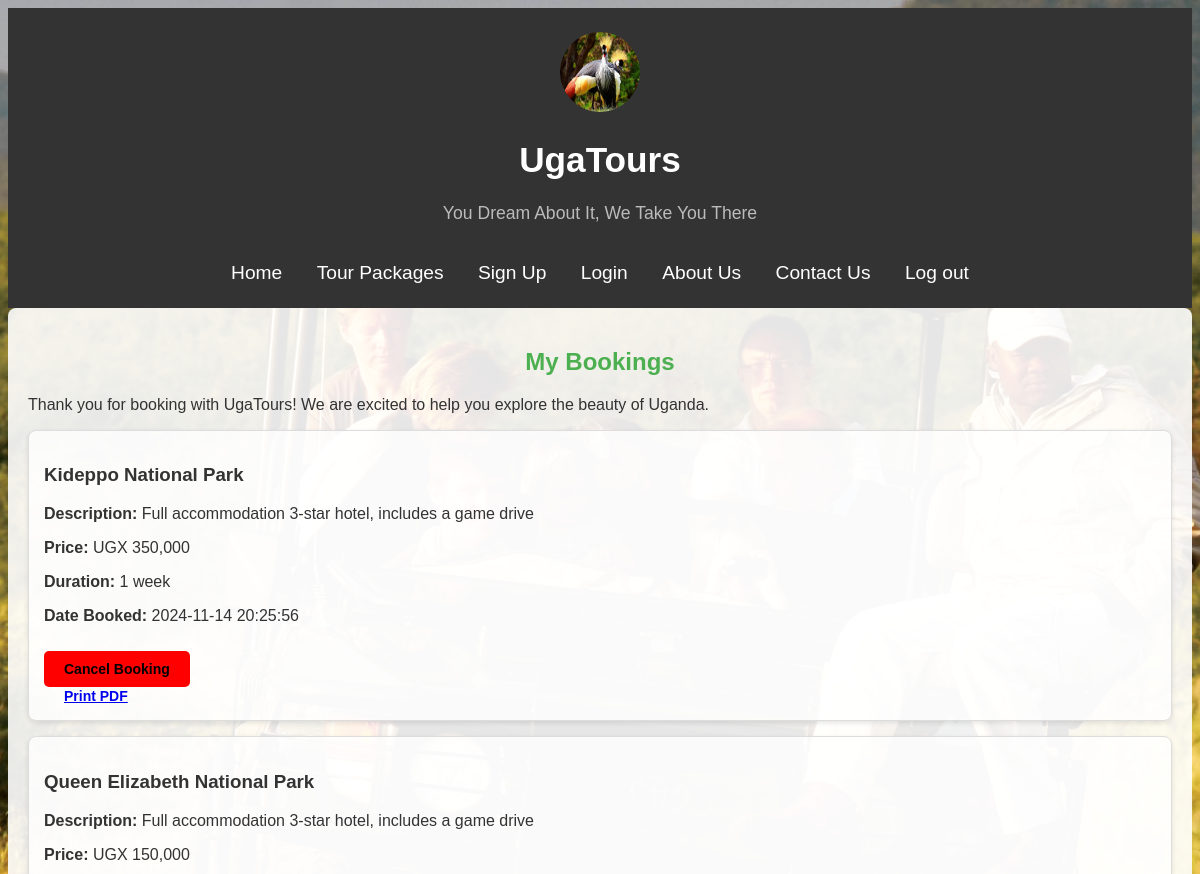
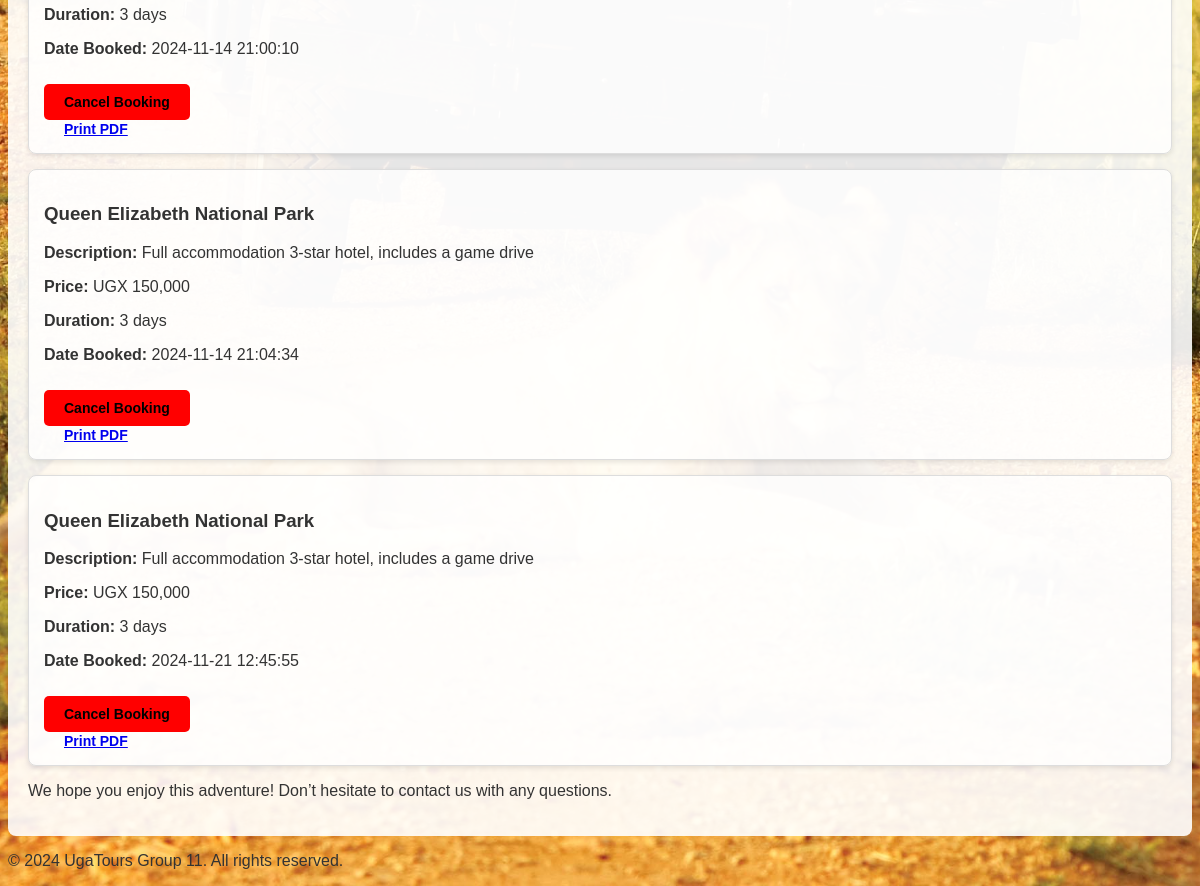
Screenshot of /MyBookings.php (signed in) with the database file from the repository (2 pictures, top to bottom).
### tables this page shows
CREATE TABLE `bookings` (
  `booking_id` int(11) NOT NULL,
  `tour_id` int(11) DEFAULT NULL,
  `user_email` varchar(100) DEFAULT NULL,
  `booking_date` timestamp NOT NULL DEFAULT current_timestamp(),
  `user_id` int(11) DEFAULT NULL
);

CREATE TABLE `tours` (
  `tour_id` int(11) NOT NULL,
  `name` varchar(100) NOT NULL,
  `description` text DEFAULT NULL,
  `price` decimal(10,2) NOT NULL,
  `duration` varchar(50) NOT NULL,
  `category` varchar(50) NOT NULL
);

### MyBookings.php (the view, shortened to what this page needs)
<?php
include_once "db_connection.php";
$user_id = $_SESSION['user_id'];
$sql = "SELECT b.booking_id, b.booking_date, t.name, t.description, t.price, t.duration
        FROM bookings b
        JOIN tours t ON b.tour_id = t.tour_id
        WHERE b.user_id = ?";
$stmt = $conn->prepare($sql);
$stmt->bind_param("i", $user_id);
$stmt->execute();
$result = $stmt->get_result();
?>
<!DOCTYPE html>
<html lang="en">
<head>
    <link rel="stylesheet" href="mybookings.css">
</head>
<body>
<?php include_once "nav.php"; ?>
<main class="container">
    <section class="bookings-section">
        <h2>My Bookings</h2>
        <p>Thank you for booking with UgaTours! We are excited to help you explore the beauty of Uganda.</p>
        <?php if ($result->num_rows > 0): ?>
            <div class="bookings-list">
                <?php while ($row = $result->fetch_assoc()): ?>
                    <div class="booking-card">
    <h3><?php echo htmlspecialchars($row['name']); ?></h3>
    <p><strong>Description:</strong> <?php echo htmlspecialchars($row['description']); ?></p>
    <p><strong>Price:</strong> UGX <?php echo number_format($row['price']); ?></p>
    <p><strong>Duration:</strong> <?php echo htmlspecialchars($row['duration']); ?></p>
    <p><strong>Date Booked:</strong> <?php echo htmlspecialchars($row['booking_date']); ?></p>
    <form action="cancel_booking.php" method="post" onsubmit="return confirm('Are you sure you want to cancel this booking?');">
    <button type="submit" class="cancel-button">Cancel Booking</button>
</form>
    <a href="generate_pdf.php?booking_id=<?php echo $row['booking_id']; ?>" class="print-button" target="_blank">Print PDF</a>
</div>
                <?php endwhile; ?>
            </div>
            <p class="thank-you-message">We hope you enjoy this adventure! Don’t hesitate to contact us with any questions.</p>
        <?php else: ?>
            <p class="no-bookings">You haven’t booked any tours yet. Check out our <a href="tour-packages.php">Tour Packages</a> and start exploring Uganda!</p>
        <?php endif; ?>
    </section>
</main>
<footer>
    <p>&copy; 2024 UgaTours Group 11. All rights reserved.</p>
</footer>
</body>
</html>

### mybookings.css (style rules this page uses)
body { background: url('./photos/Wildlife-Tours-in-Uganda-a-lifetime-experience.jpg') no-repeat center center fixed; background-size: cover; font-family: Arial, sans-serif; color: #333; }
.container { max-width: 1200px; margin: auto; padding: 20px; background-color: rgba(255, 255, 255, 0.9); border-radius: 8px; }
.bookings-section h2 { color: #4CAF50; text-align: center; margin-bottom: 20px; }
.booking-card { background-color: rgba(255, 255, 255, 0.8); padding: 15px; border: 1px solid #ddd; border-radius: 8px; margin-bottom: 15px; box-shadow: 0 2px 5px rgba(0, 0, 0, 0.1); }
.cancel-button { background-color: red; }
.cancel-button, .print-button { padding: 10px 20px; border: none; border-radius: 5px; font-size: 14px; font-weight: bold; cursor: pointer; margin-top: 10px; }

### MyBookings.php (style rules this page uses)
body { background-color: #f0f4f1; }

### rows the page displays
bookings: tour.name "Kideppo National Park", tour.description "Full accommodation 3-star hotel, includes a game drive", tour.price "350,000", tour.duration "1 week", booking_date "2024-11-14 20:25:56"
bookings: tour.name "Queen Elizabeth National Park", tour.description "Full accommodation 3-star hotel, includes a game drive", tour.price "150,000", tour.duration "3 days", booking_date "2024-11-14 21:00:10"
bookings: tour.name "Queen Elizabeth National Park", tour.description "Full accommodation 3-star hotel, includes a game drive", tour.price "150,000", tour.duration "3 days", booking_date "2024-11-14 21:04:34"
bookings: tour.name "Queen Elizabeth National Park", tour.description "Full accommodation 3-star hotel, includes a game drive", tour.price "150,000", tour.duration "3 days", booking_date "2024-11-21 12:45:55"
